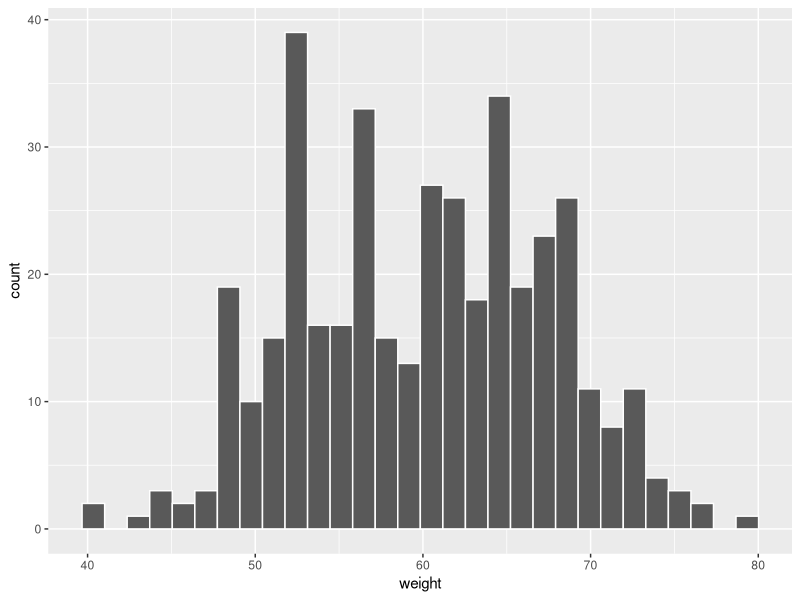
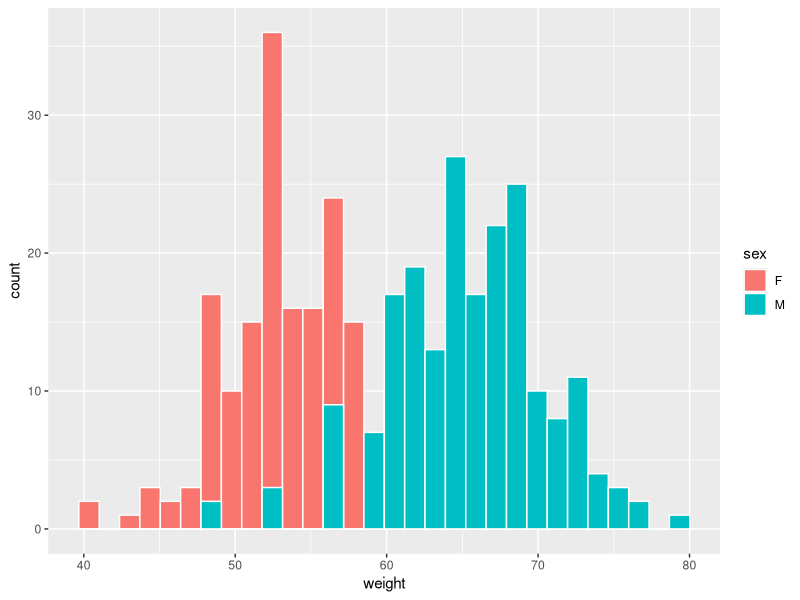
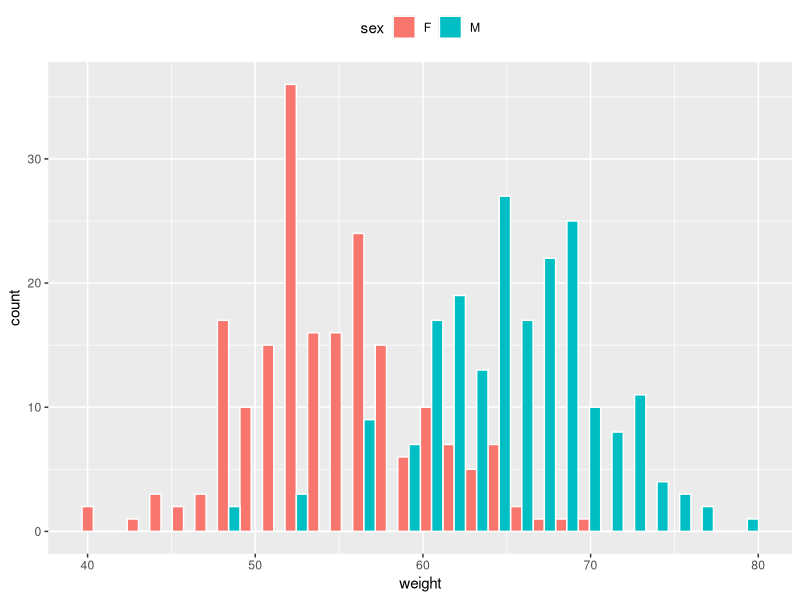
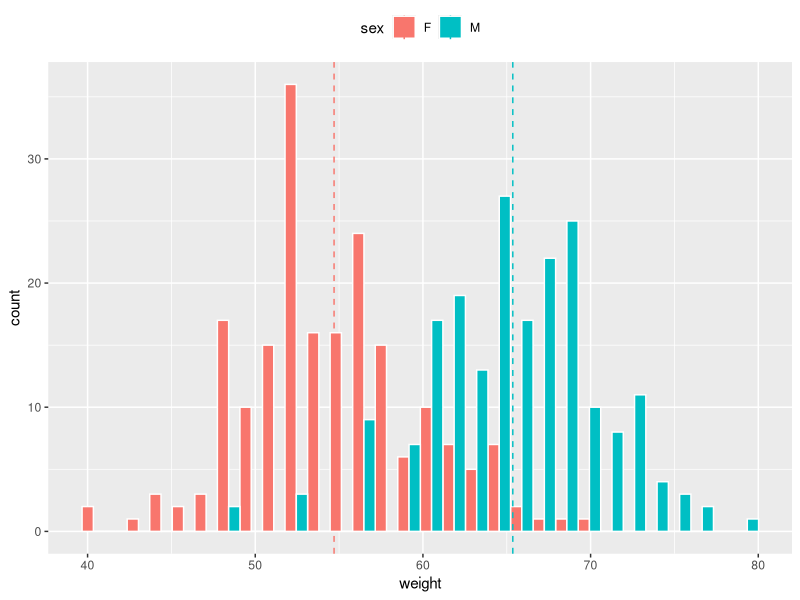
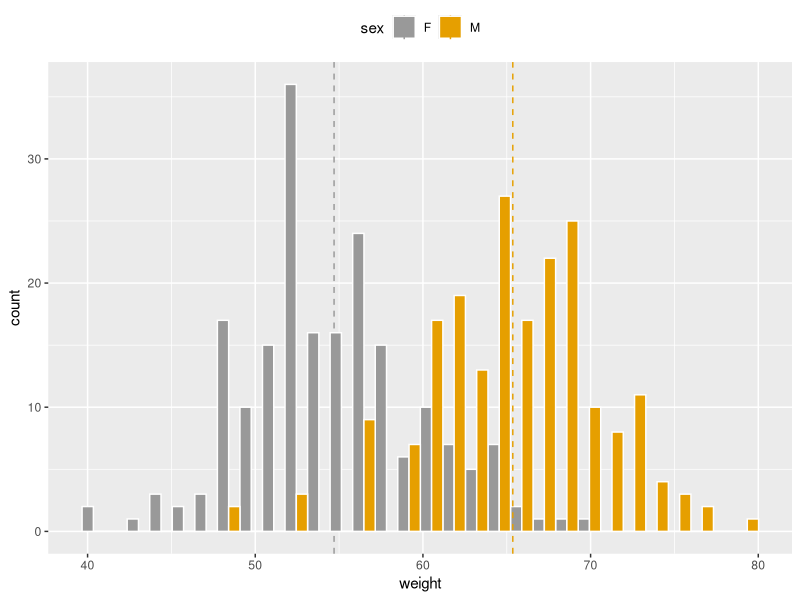
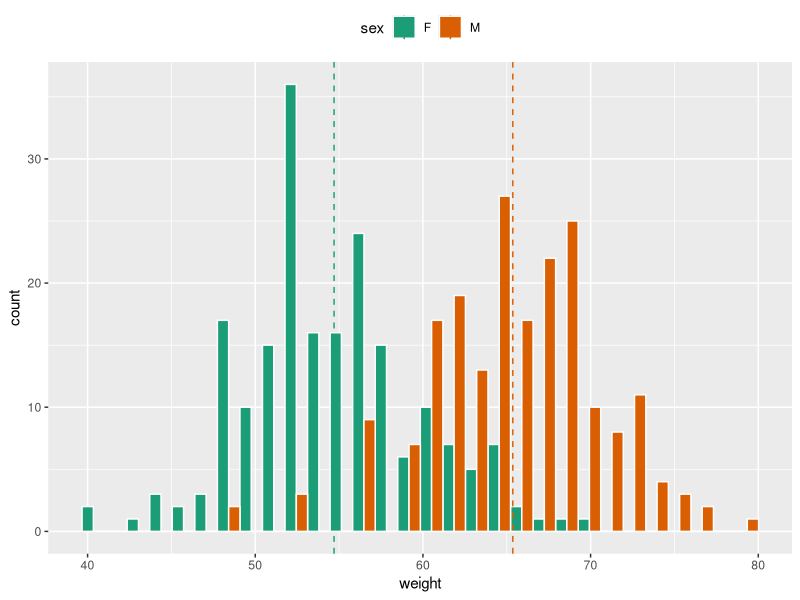
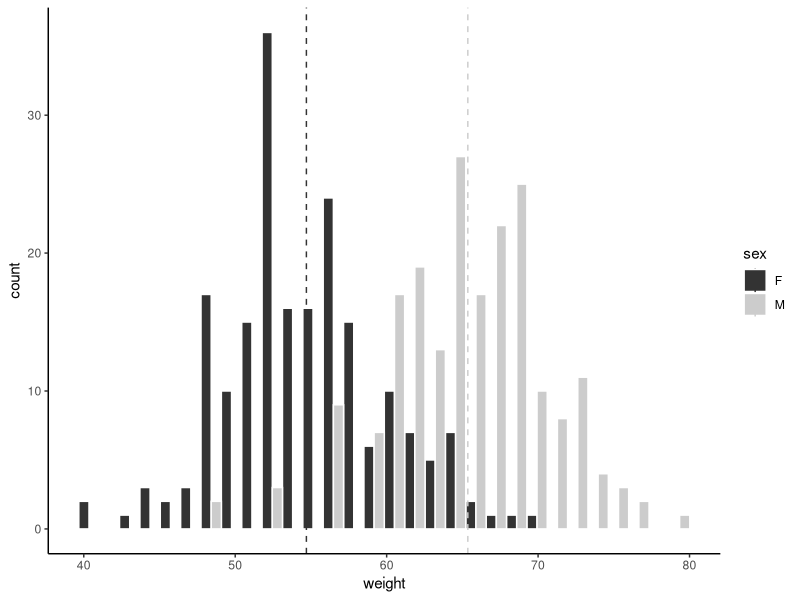

R code for these plots, in order:
#Importing the dataset

dataset = read.csv("data.csv")

#Importing the library

library(ggplot2)

#creating the basic histogram

ggplot(dataset, aes(x = weight)) +
  geom_histogram(color = "white")

#changing histogram plot line colors by group

ggplot(dataset, aes(x = weight, fill = sex)) +
  geom_histogram(color = "white", alpha = 1, position = "identity")
 
# We can change the position adjustment
#to use for overlapping points from the layer
#Possible values for the argument position are
#"identity", "stack", "dodge" . Default value is "stack"

#Interleaved Histograms

ggplot(dataset, aes(x = weight, fill = sex)) +
  geom_histogram(color = "white", alpha = 1, position = "dodge") +
  theme(legend.position = "top")

#The plyr package is  used to calculate the mean weight of each group

install.packages("plyr")
library(plyr)
group_means = ddply(dataset, "sex", summarise, grp.mean = mean(weight))
group_means

#Adding mean lines 

myPlot = ggplot(dataset, aes(x = weight, fill = sex)) +
  geom_histogram(color = "white", alpha = 1, position = "dodge") +
  geom_vline(data = group_means, aes( xintercept =grp.mean , color= sex),
             linetype = "dashed") +
  theme(legend.position = "top")
  
myPlot

#Using custom color palettes

myPlot + scale_color_manual(values = c("#999999", "#E69F00")) +
  scale_fill_manual(values = c("#999999", "#E69F00"))

#Using color brewer color palettes

myPlot + scale_color_brewer(palette = "Dark2") +
  scale_fill_brewer(palette = "Dark2")

#Using a grey scale

myPlot + scale_color_grey() + scale_fill_grey() +
theme_classic()

